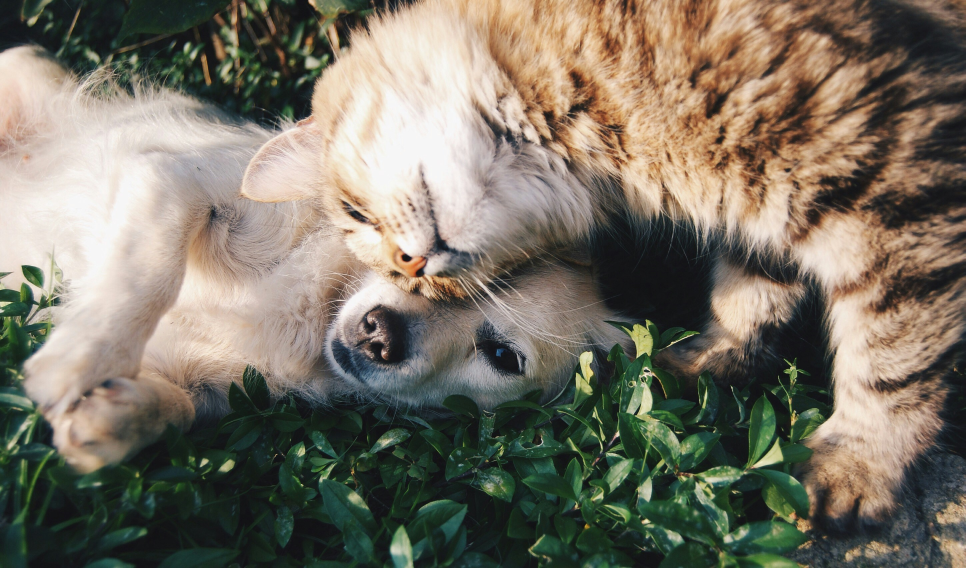
#> input picture imagens_originais/amorentreracas.jpg, 2896 x 1704 px (shown at 1/3 size); its folder holds only this picture in this run
$ python processador_sequencial.py
#> lines starting #> are read from the running program, lines starting #| are printed output that depends on the picture
#> in processar_imagens_sequencial, imagem is the input picture: PIL image 2896x1704 RGB; mean R, G, B 121.4, 115, 101.1
from PIL import Image, ImageFilter
import os
import time
from openpyxl import Workbook, load_workbook

def redimensionar_imagem(imagem, tamanho=(800, 600)):
#> called with tamanho = (800, 600)
    return imagem.resize(tamanho)
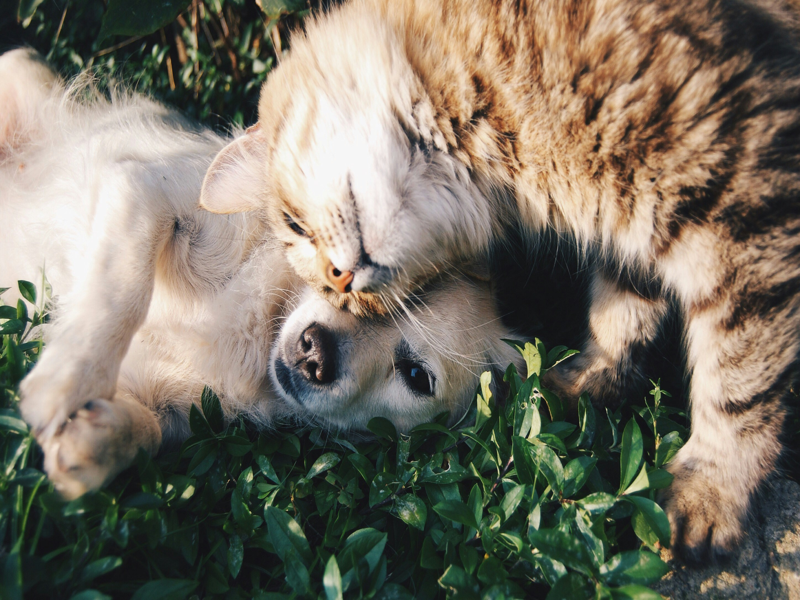
#> returned value: PIL image 800x600 RGB; mean R, G, B 121.4, 115, 101.1

def aplicar_filtros(imagem):
    imagem = imagem.filter(ImageFilter.EDGE_ENHANCE)
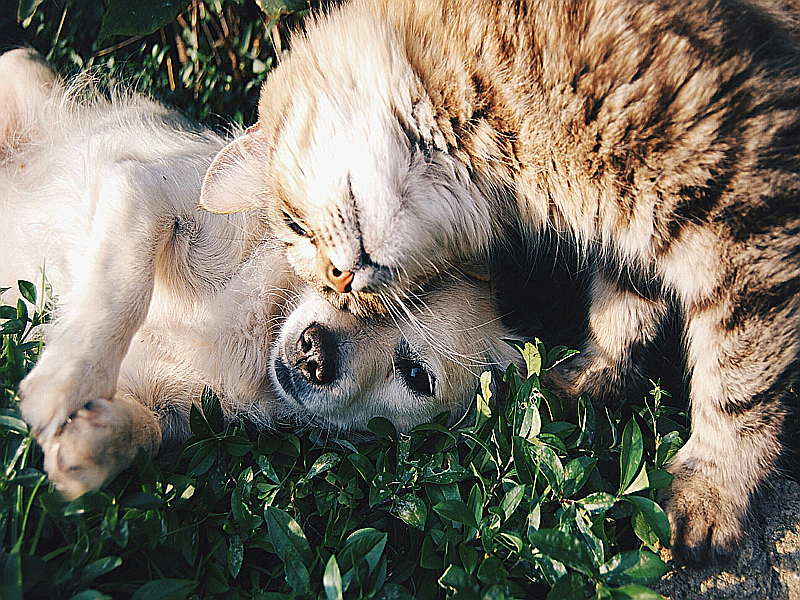
#> imagem: PIL image 800x600 RGB; mean R, G, B 122, 115.5, 101.8
    imagem = imagem.convert('L')
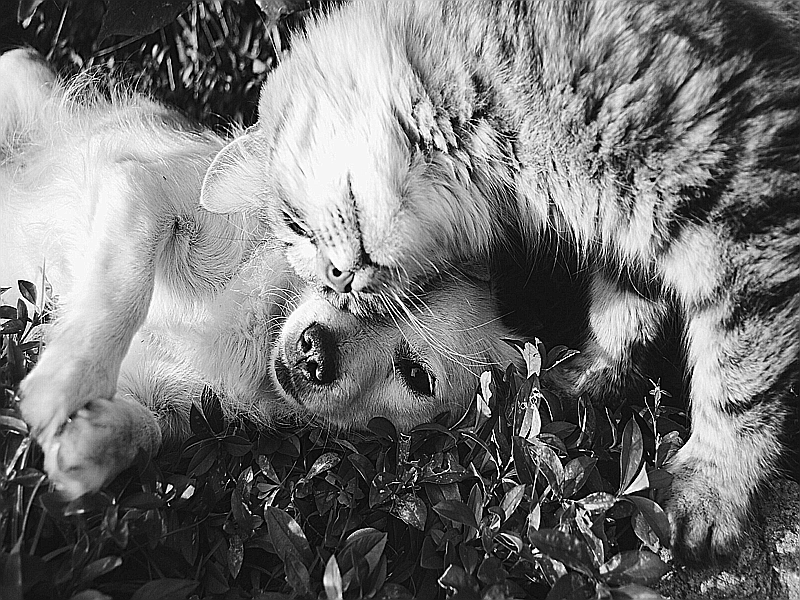
#> imagem: PIL image 800x600 L; min 0, max 255, mean 115.9
    return imagem

def processar_imagens_sequencial(diretorio_origem, diretorio_destino, xlsx_arquivo):
    if not os.path.exists(diretorio_destino):
        os.makedirs(diretorio_destino)

    if os.path.exists(xlsx_arquivo):
        planilha = load_workbook(xlsx_arquivo)
    else:
        planilha = Workbook()

    if "Execução Sequencial" in planilha.sheetnames:
        aba_sequencial = planilha["Execução Sequencial"]
    else:
        aba_sequencial = planilha.create_sheet(title="Execução Sequencial")

    inicio = time.time()

    for arquivo in os.listdir(diretorio_origem):
        if arquivo.endswith(('jpeg', 'jpg', 'png')):
            caminho = os.path.join(diretorio_origem, arquivo)
            imagem = Image.open(caminho)

            imagem = redimensionar_imagem(imagem)
            imagem = aplicar_filtros(imagem)

            imagem.save(os.path.join(diretorio_destino, arquivo))

    fim = time.time()
    tempo_execucao = fim - inicio

    aba_sequencial.append(["Tempo total de execução (sequencial)", f"{tempo_execucao:.2f} segundos"])

    planilha.save(xlsx_arquivo)
    print(f"Tempo total de execução (sequencial): {tempo_execucao:.2f} segundos")

processar_imagens_sequencial('imagens_originais', 'imagens_processadas_sequencial', 'resultados.xlsx')

$ run again, on imagens_originais/correegrita.jpg
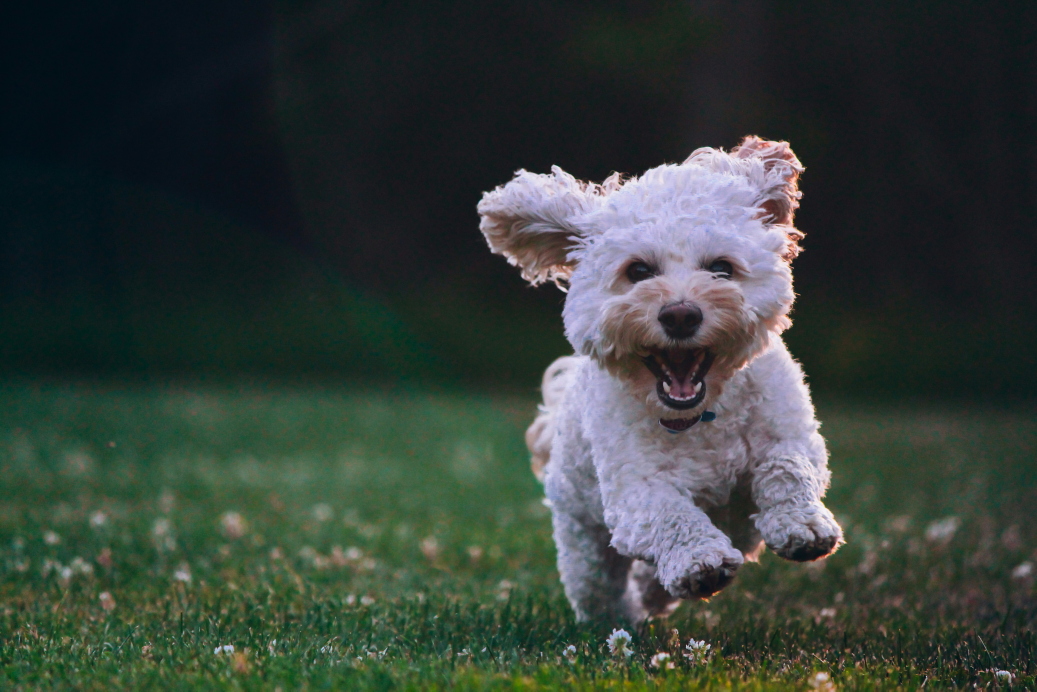
#> input picture imagens_originais/correegrita.jpg, 5184 x 3456 px (shown at 1/5 size)
#> in processar_imagens_sequencial, imagem is the input picture: PIL image 5184x3456 RGB; mean R, G, B 53.7, 63.6, 58.1
#> in redimensionar_imagem, `return imagem.resize(tamanho)`:
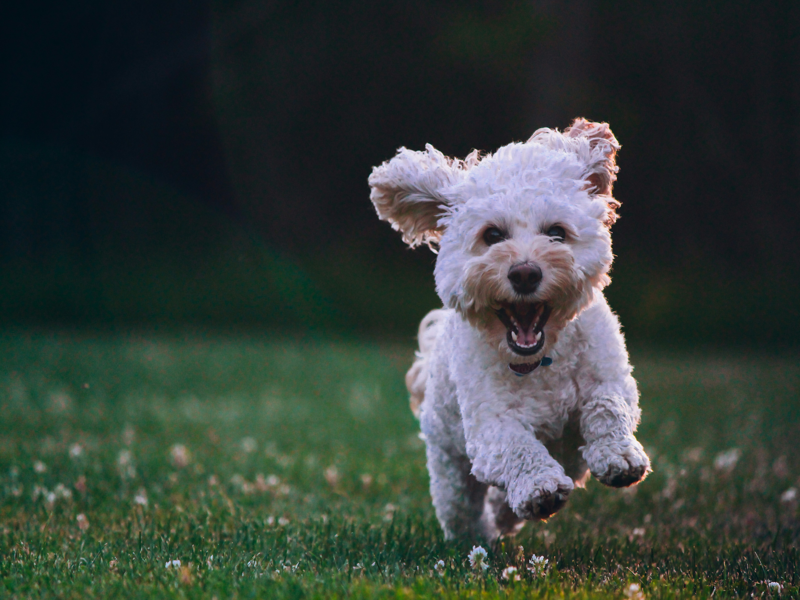
#> returned value: PIL image 800x600 RGB; mean R, G, B 53.7, 63.6, 58.1
#> in aplicar_filtros, `imagem = imagem.convert('L')`:
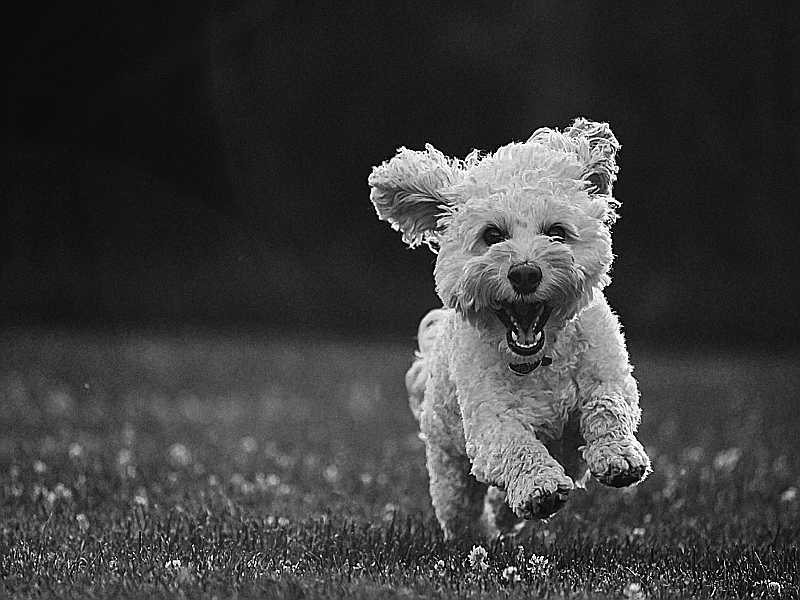
#> imagem: PIL image 800x600 L; min 0, max 255, mean 60.3

$ run again, on imagens_originais/fazendo_tcc.jpg
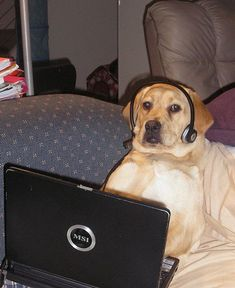
#> input picture imagens_originais/fazendo_tcc.jpg, 235 x 288 px
#> in processar_imagens_sequencial, imagem is the input picture: PIL image 235x288 RGB; mean R, G, B 101.2, 88.1, 82.4
#> in redimensionar_imagem, `return imagem.resize(tamanho)`:
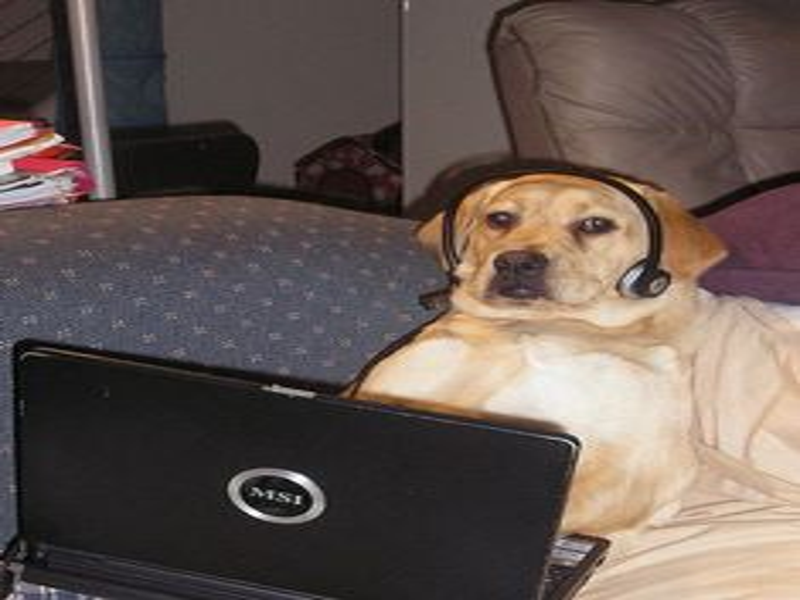
#> returned value: PIL image 800x600 RGB; mean R, G, B 101.3, 88.1, 82.4
#> in aplicar_filtros, `imagem = imagem.convert('L')`:
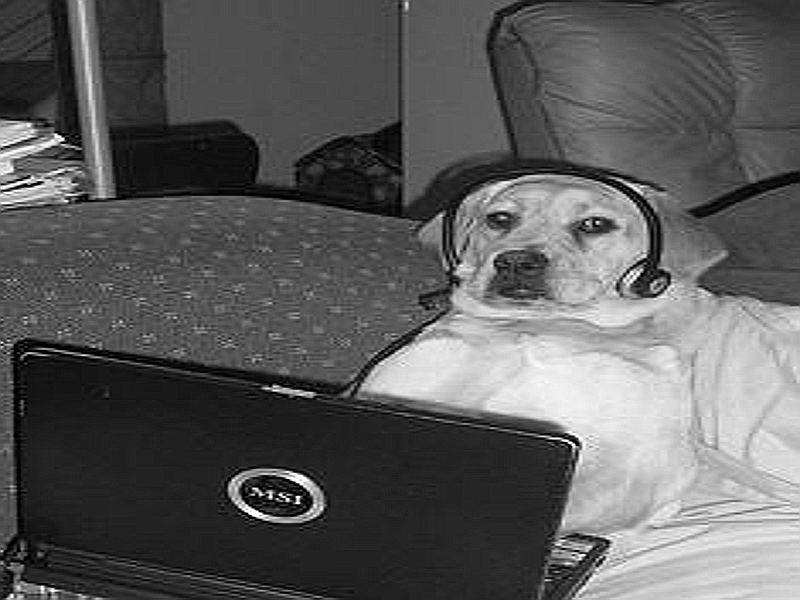
#> imagem: PIL image 800x600 L; min 0, max 255, mean 91.7

$ run again, on imagens_originais/gatoescutandopleasepleaseplease.jpg
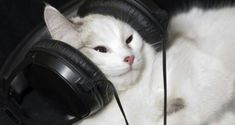
#> input picture imagens_originais/gatoescutandopleasepleaseplease.jpg, 235 x 125 px
#> in processar_imagens_sequencial, imagem is the input picture: PIL image 235x125 RGB; mean R, G, B 119.6, 118.9, 117.3
#> in redimensionar_imagem, `return imagem.resize(tamanho)`:
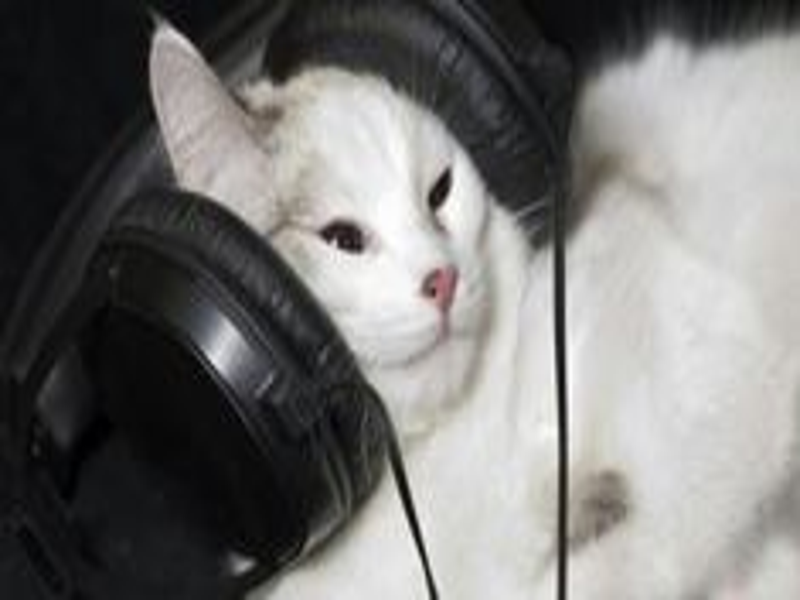
#> returned value: PIL image 800x600 RGB; mean R, G, B 119.6, 118.9, 117.3

$ run again, on imagens_originais/cachorro_love.jpg
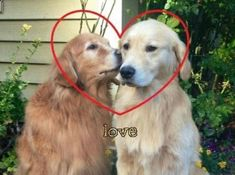
#> input picture imagens_originais/cachorro_love.jpg, 235 x 175 px
#> in processar_imagens_sequencial, imagem is the input picture: PIL image 235x175 RGB; mean R, G, B 136.9, 128.6, 106.2
#> in redimensionar_imagem, `return imagem.resize(tamanho)`:
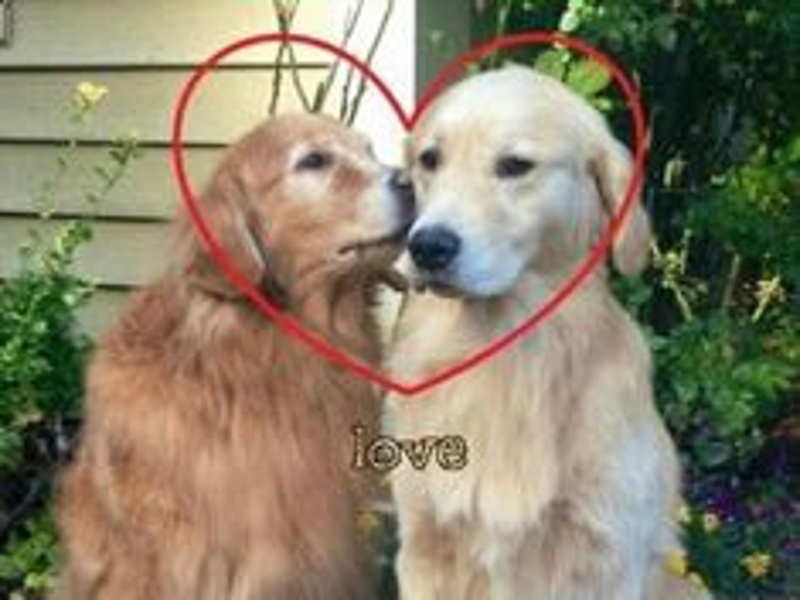
#> returned value: PIL image 800x600 RGB; mean R, G, B 136.9, 128.6, 106.2
#> in aplicar_filtros, `imagem = imagem.convert('L')`:
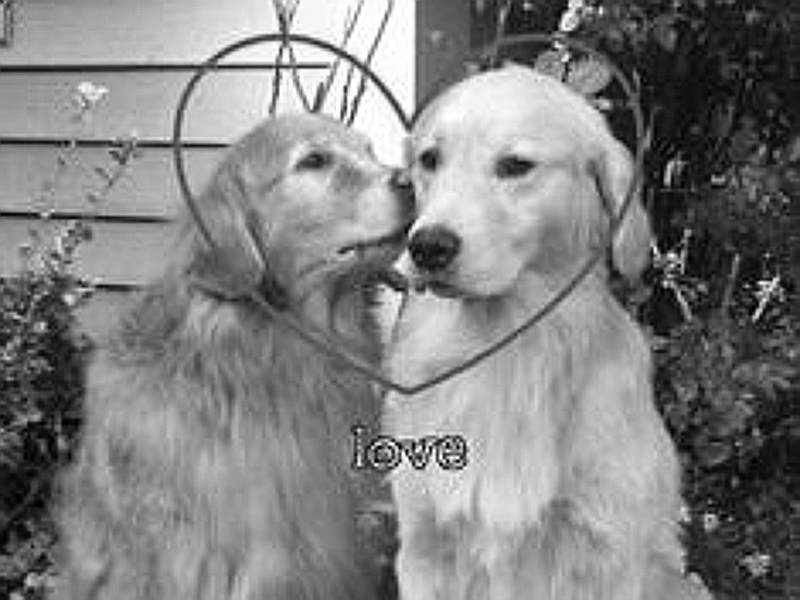
#> imagem: PIL image 800x600 L; min 0, max 255, mean 128.8
